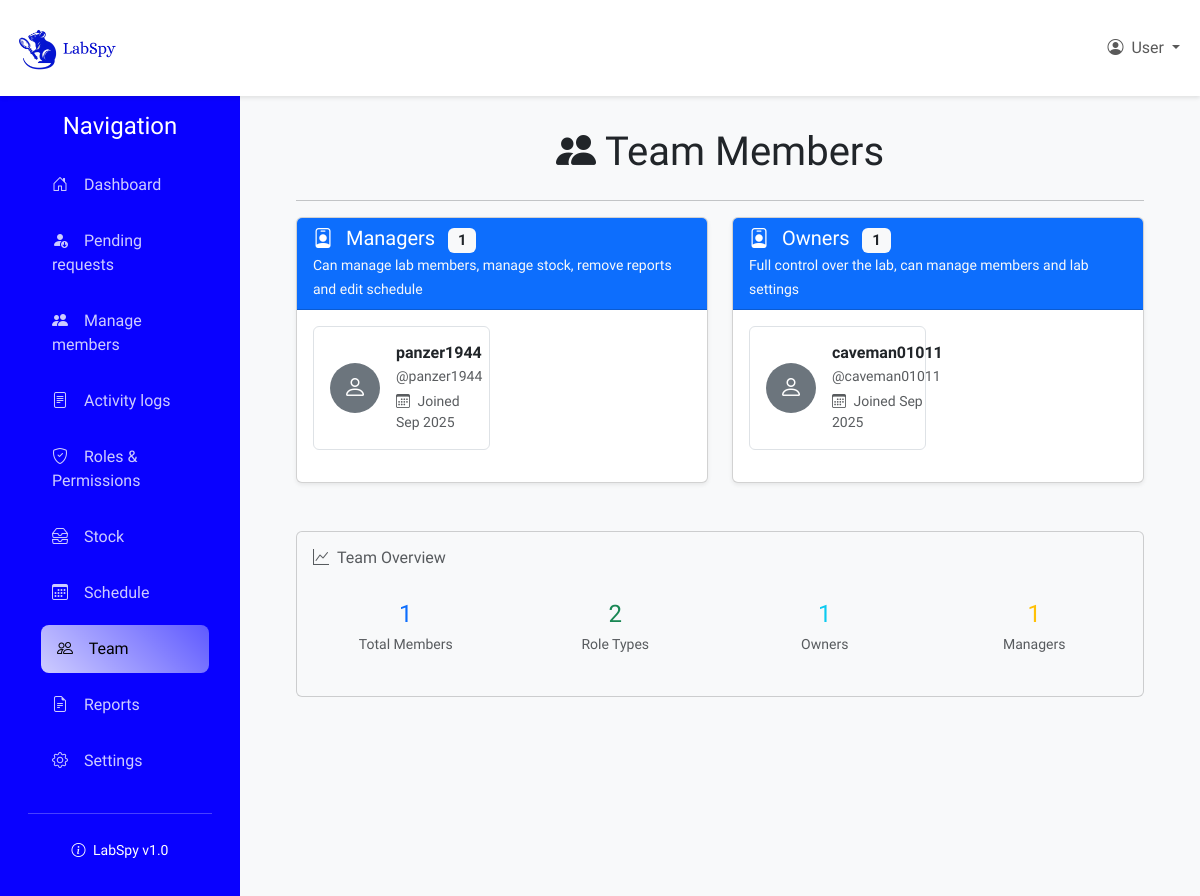
Page /labspaces/lab/E5PW8A/team/ (signed in) on the earlier database version.
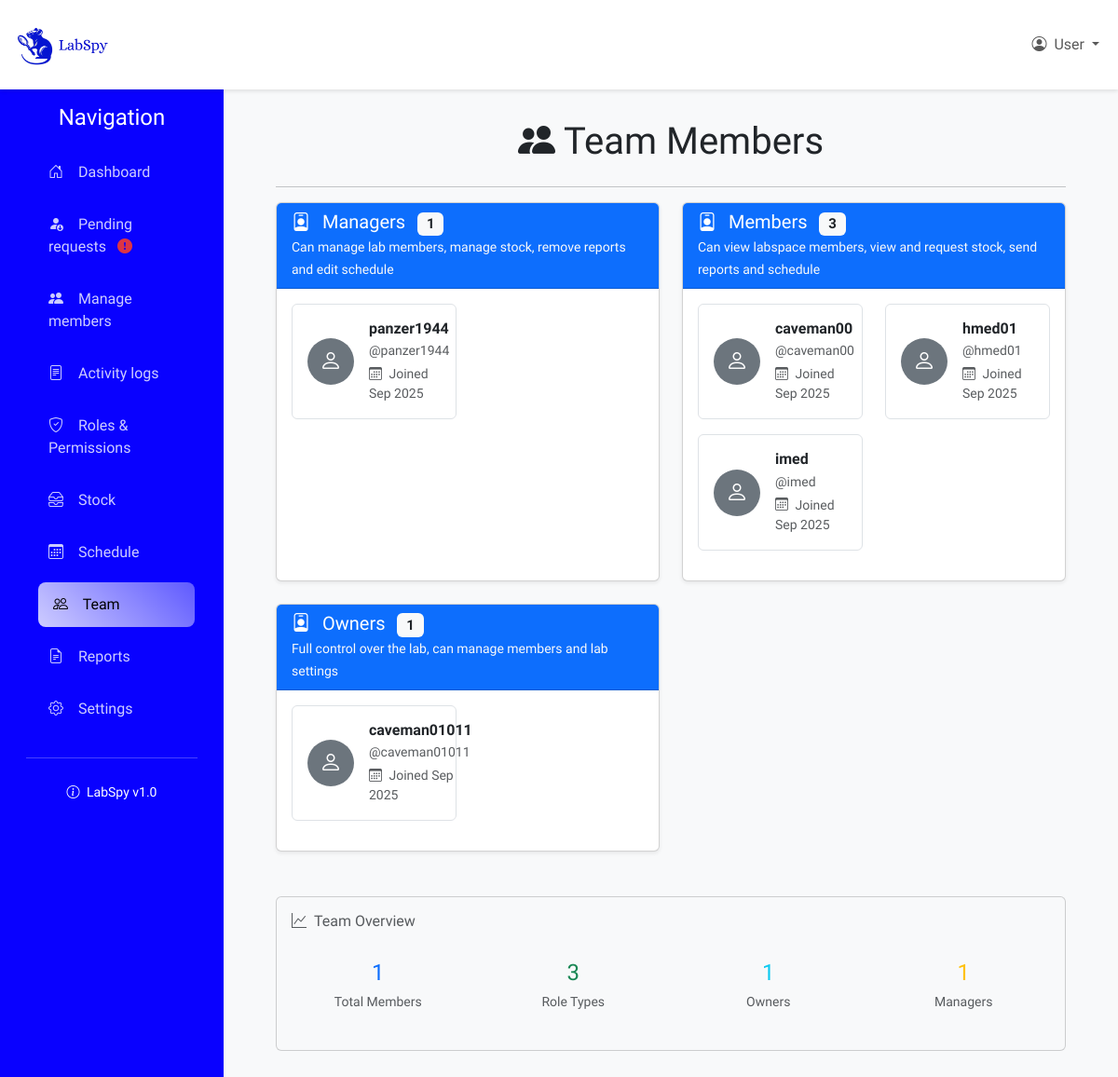
Same page on the later database version.
### labspaces/models.py (models this page shows, shortened)
class Role(models.Model):
    name = models.CharField(max_length=64)
    description = models.CharField(max_length=255)
    lab = models.ForeignKey(Lab, on_delete=models.CASCADE, null=True, blank=True)
    is_default = models.BooleanField(default=False)
    created_at = models.DateTimeField(auto_now_add=True)
    updated_at = models.DateTimeField(auto_now = True)
    class Meta:
        unique_together = ('lab', 'name', 'is_default')

class LabMembership(models.Model):
    lab = models.ForeignKey(Lab, on_delete=models.CASCADE)
    user = models.ForeignKey(CustomUser, on_delete=models.CASCADE)
    role = models.ForeignKey(Role, default=1, on_delete=models.SET_DEFAULT)
    created_at = models.DateTimeField(auto_now_add=True)
    class Meta:
        unique_together = ('lab', 'user')

### users/models.py (models this page shows)
class CustomUser(AbstractUser):
    phone_number = models.CharField(max_length=8, blank=True, null=True)
    date_joined = models.DateTimeField(auto_now_add=True, null=True, blank=True)

### labspaces/views.py (the view)
# urls.py: path('lab/<str:code>/team/', views.team_view, name='team_view'),
@login_required
def team_view(request, code):
    try:
        labspace = Lab.objects.get(code=code)
    except Lab.DoesNotExist:
        raise Http404("Lab not found")
    is_member = LabMembership.objects.filter(
        lab=labspace,
        user=request.user,
        role__name__in=['owner', 'manager', 'researcher', 'guest', 'member'],
        role__is_default=True
    ).exists()
    if not is_member:
        return HttpResponseForbidden("Access Denied.")
    members_by_role = {}
    roles = Role.objects.filter(
        Q(lab=labspace) | (Q(is_default=True) & Q(lab__isnull=True))
    ).exclude(name='pending').order_by('name')
    for role in roles:
        members = LabMembership.objects.filter(
            lab=labspace,
            role=role
        ).select_related('user').order_by('user__username')
        if members.exists():
            members_by_role[role] = members
    context = {
        'labspace': labspace,
        'current_lab': labspace,
        'members_by_role': members_by_role,
    }
    return render(request, 'labspaces/team_view.html', context)

### labspaces/context_processors.py (called while the page is built)
def lab_admin_status(request):
    context = {'user_is_admin': False, 'current_lab': None}
    if request.user.is_authenticated:
        try:
            lab_code = get_lab_code_from_url(request)
            if lab_code != "":
                try:
                    lab = Lab.objects.get(code=lab_code)
                    owner_role = Role.objects.get(name='owner', is_default=True, lab__isnull=True)
                    is_admin = LabMembership.objects.filter(
                        lab=lab,
                        user=request.user,
                        role=owner_role
                    ).exists()
                    if is_admin:
                        context['user_is_admin'] = True
                        context['current_lab'] = lab
                except Lab.DoesNotExist:
                    pass
        except Exception as e:
            pass
    return context

### labspaces/models.py (called while the page is built)
    def has_pending_requests(self):
        try:
            pending_role = Role.objects.get(name='pending', is_default=True, lab__isnull=True)
            return LabMembership.objects.filter(lab=self, role=pending_role).exists()
        except Role.DoesNotExist:
            return False

### labspaces/templates/labspaces/team_view.html (shortened to what the changed rows need)
{% extends 'labspaces/lab_layout.html' %}
{% block content %}
<div class="container-fluid">
    <div class="row">
        <div class="col-12">
            <h1 class="text-center mb-4">
                <i class="bi bi-people-fill"></i> Team Members
            </h1>
        </div>
    </div>
    {% if members_by_role %}
        <div class="row">
            {% for role, members in members_by_role.items %}
                <div class="col-lg-6 col-md-12 mb-4">
                    <div class="card h-100 shadow-sm">
                        <div class="card-header bg-primary text-white">
                            <h5 class="card-title mb-0">
                                <i class="bi bi-person-badge me-2"></i>
                                {{ role.name|title }}s
                                <span class="badge bg-light text-dark ms-2">{{ members.count }}</span>
                            </h5>
                            {% if role.description %}
                                <small class="text-light">{{ role.description }}</small>
                            {% endif %}
                        </div>
                        <div class="card-body">
                            <div class="row">
                                {% for member in members %}
                                    <div class="col-md-6 mb-3">
                                        <div class="d-flex align-items-center p-3 border rounded">
                                            <div class="flex-shrink-0">
                                                <div class="bg-secondary rounded-circle d-flex align-items-center justify-content-center"
                                                     style="width: 50px; height: 50px;">
                                                    <i class="bi bi-person text-white fs-4"></i>
                                                </div>
                                            </div>
                                            <div class="flex-grow-1 ms-3">
                                                <h6 class="mb-1 fw-bold">{{ member.user.get_full_name|default:member.user.username }}</h6>
                                                <p class="mb-1 text-muted small">@{{ member.user.username }}</p>
                                                <p class="mb-0 text-muted small">
                                                    <i class="bi bi-calendar3 me-1"></i>
                                                    Joined {{ member.created_at|date:"M Y" }}
                                                </p>
                                            </div>
                                        </div>
                                    </div>
                                {% endfor %}
                            </div>
                        </div>
                    </div>
                </div>
            {% endfor %}
        </div>
    {% endif %}
    {% if members_by_role %}
        <div class="row mt-4">
            <div class="col-12">
                <div class="card bg-light">
                    <div class="card-body">
                        <h6 class="card-title text-muted mb-3">
                            <i class="bi bi-graph-up me-2"></i>Team Overview
                        </h6>
                        <div class="row text-center">
                            <div class="col-md-3 mb-2">
                                <div class="p-3">
                                    <h4 class="text-primary mb-1">
                                        {% for role, members in members_by_role.items %}
                                            {% if forloop.first %}{{ members.count }}{% endif %}
                                        {% endfor %}
                                    </h4>
                                    <small class="text-muted">Total Members</small>
                                </div>
                            </div>
                            <div class="col-md-3 mb-2">
                                <div class="p-3">
                                    <h4 class="text-success mb-1">{{ members_by_role|length }}</h4>
                                    <small class="text-muted">Role Types</small>
                                </div>
                            </div>
                            <div class="col-md-3 mb-2">
                                <div class="p-3">
                                    <h4 class="text-info mb-1">
                                        {% for role, members in members_by_role.items %}
                                            {% if role.name == 'owner' %}{{ members.count }}{% endif %}
                                        {% endfor %}
                                    </h4>
                                    <small class="text-muted">Owners</small>
                                </div>
                            </div>
                            <div class="col-md-3 mb-2">
                                <div class="p-3">
                                    <h4 class="text-warning mb-1">
                                        {% for role, members in members_by_role.items %}
                                            {% if role.name == 'manager' %}{{ members.count }}{% endif %}
                                        {% endfor %}
                                    </h4>
                                    <small class="text-muted">Managers</small>
                                </div>
                            </div>
                        </div>
                    </div>
                </div>
            </div>
        </div>
    {% endif %}
</div>
{% endblock %}

Differences in the rows shown:
now on this page (row unchanged): Role: name "Member", count "3", description "Can view labspace members, view and request stock, send reports and schedule", shown under "Team Members"
added LabMembership: user.get_full_name "caveman00", user.username "caveman00", created_at "Sep 2025", shown under "Member"
added LabMembership: user.get_full_name "hmed01", user.username "hmed01", created_at "Sep 2025", shown under "Member"
added LabMembership: user.get_full_name "imed", user.username "imed", created_at "Sep 2025", shown under "Member"
Other differences:
{{ members_by_role|length }}: "2" → "3"
